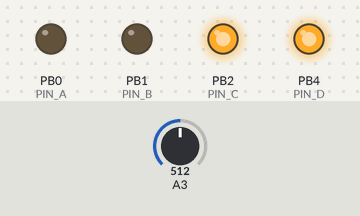
Bench run of a program on a simulated ATtiny85, built with avr-gcc and run on an emulated ATtiny85. On the bench: output pins drawn as LEDs (lit = HIGH). The inputs (shaded band) are chosen by the test bench; at power-on: A3 = 512.

Above: at 1.2 s.
1.3 s: A3 set to 135
2.8 s: A3 set to 120
At 3.5 s:
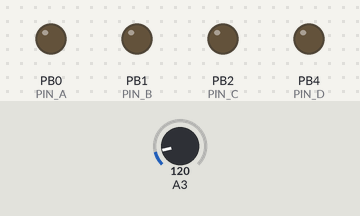
4.3 s: A3 set to 306
At 4.6 s:
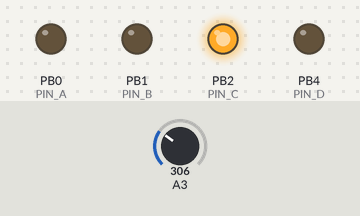
5.8 s: A3 set to 122
At 6.9 s:
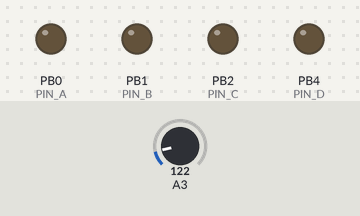
7.3 s: A3 set to 511
At 8.1 s:
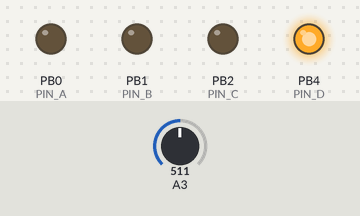
8.8 s: A3 set to 0
At 9.2 s:
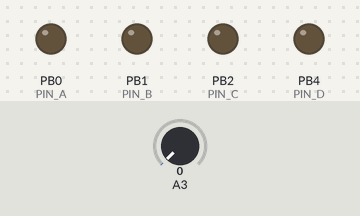
Timing chart, 0 to 11.3 s (numbered marks = the images above; inputs shaded):
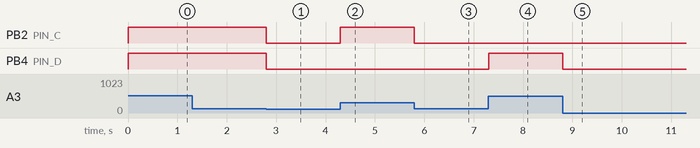

Measured:
- the behaviour switches between 128 and 127 on A3 (found by bisection; images 0 and 1)
- after the input at 1.3 s, every drawn part: stays the same
- after the input at 2.8 s, PB2 (PIN_C), PB4 (PIN_D): HIGH → LOW at once
- after the input at 4.3 s, PB2 (PIN_C): LOW → HIGH at once
- after the input at 5.8 s, PB2 (PIN_C): HIGH → LOW at once
- after the input at 7.3 s, PB4 (PIN_D): LOW → HIGH at once
- after the input at 8.8 s, PB4 (PIN_D): HIGH → LOW at once

The program:

main.cpp
```cpp
#include <Arduino.h>
#include <LowPower.h>
#include "main.h"
//#define DEBUG

uint8_t outs_state_index = 0;
uint8_t power_led_state = 0;
state current_state = BEFORE_ON;

void setOutsState(uint8_t mask)
{
  for (uint8_t i = 0; i < pins_len; i++)
    digitalWrite(pins[i], (mask >> i) & 1);
}

void setState(state new_state)
{
#ifdef DEBUG
  Serial.print(current_state);
  Serial.print(" > ");
#endif
  current_state = new_state;
#ifdef DEBUG
  Serial.print(current_state);
  Serial.println();
#endif
}

void check_power_off()
{
  uint16_t sens = analogRead(PIN_SNH);
  if (sens < SENS_TRESHOLD)
  {
    outs_state_index++;
    setOutsState(0b0000);
    setState(POWER_GONE);
  }
}

void check_power_on()
{
  uint16_t sens = analogRead(PIN_SNH);
  if (sens >= SENS_TRESHOLD)
  {
    setOutsState(states[outs_state_index % states_len]);
    setState(POWER_ON);
  }
}

void setup()
{
#ifdef DEBUG
  Serial.begin(9600);
  Serial.println("Hello!");
#endif

  pinMode(PIN_A, OUTPUT);
  pinMode(PIN_B, OUTPUT);
  pinMode(PIN_C, OUTPUT);
  pinMode(PIN_D, OUTPUT);

  pinMode(PIN_SNH, INPUT);
}

void loop()
{
  switch (current_state)
  {
  case BEFORE_ON:
    setOutsState(states[outs_state_index]);
    setState(POWER_ON);
    break;

  case POWER_ON:
    check_power_off();
    break;

  case POWER_GONE:
    #ifdef USE_LED_BUILTIN
    digitalWrite(LED_BUILTIN, power_led_state);
    LowPower.powerDown(power_led_state ? SLEEP_15MS : SLEEP_500MS, ADC_OFF, BOD_OFF);
    power_led_state = !power_led_state;
    #else
    LowPower.powerDown(SLEEP_500MS, ADC_OFF, BOD_OFF);
    #endif
    check_power_on();
    break;
  }
  /*
  setOutsState(states[outs_state_index++ % states_len]);
  LowPower.powerDown(SLEEP_500MS, ADC_OFF, BOD_OFF);
  */
}
```

main.h
```cpp
#ifdef __AVR_ATmega328P__
#define PIN_A 2
#define PIN_B 3
#define PIN_C 4
#define PIN_D 5

#define PIN_SNH A0
#define SENS_TRESHOLD 512
#define USE_LED_BUILTIN
#endif

#ifdef __AVR_ATtiny85__
#define PIN_A 0
#define PIN_B 1
#define PIN_C 2
#define PIN_D 4

#define PIN_SNH 3
#define SENS_TRESHOLD 128
#endif


#define ON  HIGH
#define OFF LOW

uint8_t pins[] = {
    PIN_A,
    PIN_B,
    PIN_C,
    PIN_D
};

uint8_t pins_len = 4;

uint8_t states[] = {
    0b1100,
    0b0100,
    0b1000,
};

uint8_t states_len = 3;

enum state {
    BEFORE_ON,
    POWER_ON,
    POWER_GONE
};
```
